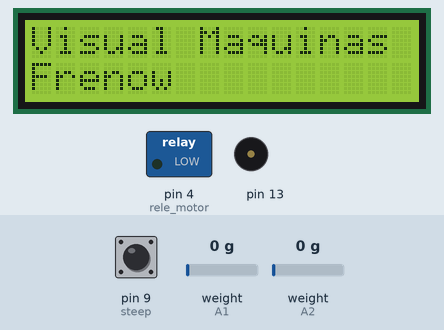
The sketch below on a simulated Arduino Uno, built with avr-gcc and run on an emulated ATmega328P. Parts: 16×2 character LCD, switched loads named in the sketch (green lamp = pin HIGH), buzzer (waves = sounding). The test bench sets the inputs (shaded band); at power-on: pin 9 (steep) HIGH, weight on the scale (sensors on A1, A2) 0 g. What the sketch prints to the serial monitor is not drawn.

Above: at 2.1 s.
At 8.3 s:
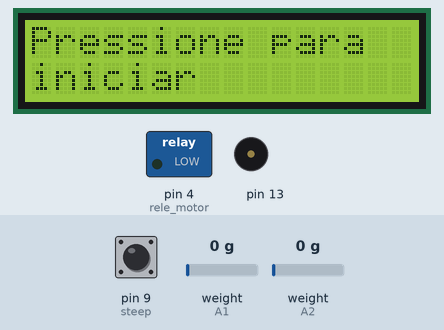
8.4 s: pin 9 (steep) pulled LOW for 3.2 s
At 10.2 s:
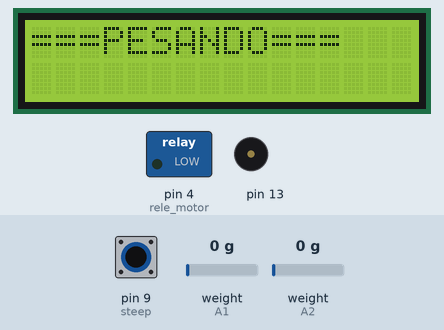
14.6 s: pin 9 (steep) pulled LOW for 0.15 s
At 15.7 s:
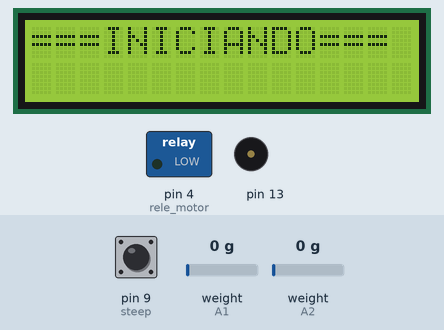
17.7 s: pin 9 (steep) pulled LOW for 3.2 s
At 31.3 s:
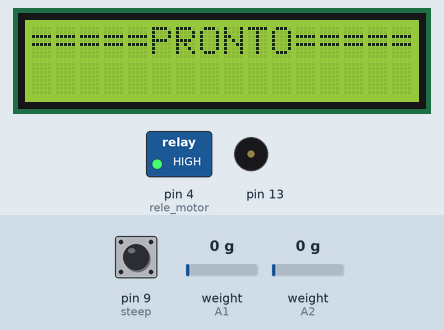
Timing chart, 0 to 39.0 s (numbered marks = the images above; inputs shaded):
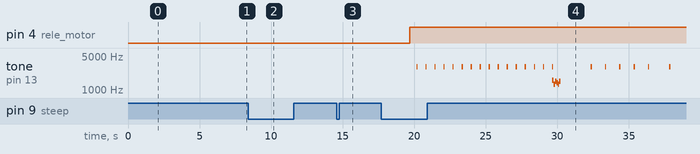

Measured:
- after the input at 8.4 s, the display: first changes at once (image 2 shows a later state)
- after the input at 14.6 s, the display: changes at once (image 3)
- after the input at 17.7 s, pin 4 (rele_motor): LOW → HIGH after 2.0 s; tone on pin 13: plays 2999 Hz for 0.09 s, 2999 Hz for 0.09 s, 2999 Hz for 0.09 s, 2999 Hz for 0.09 s, 2999 Hz for 0.09 s, 2999 Hz for 0.09 s … (28 notes in this stretch), starting after 2.5 s; the display: first changes after 2.0 s (image 4 shows a later state)
- what the display in image 0 shows lasts 5.0 s, from 2.1 s to 7.1 s

The sketch:

Luiz.ino
```cpp
//YWROBOT
//Compatible with the Arduino IDE 1.0
//Library version:1.1
#include "HX711.h"
#include <Wire.h>
#include <LiquidCrystal_I2C.h>

HX711 BL1(A1, A0);		// parameter "gain" is ommited; the default value 128 is used by the library
HX711 BL2(A2, A3);

LiquidCrystal_I2C lcd(0x27,16,2);  // set the LCD address to 0x20 for a 16 chars and 2 line display


int rele_motor = 4;
int steep = 9;
float C1 = 117.75;
double C2 = 8.7;
unsigned long int peso_moto=70334;
unsigned long int F_frenagem = 185;
float porc1 = 0;
float porc2 = 0;


void setup()
{
  Serial.begin(9600);

  pinMode(steep,INPUT_PULLUP);
  pinMode(rele_motor,OUTPUT);
  BL1.set_scale(C1);
  BL1.tare();
  BL2.set_scale(C2);
  BL2.tare();
  lcd.init();                      // initialize the lcd

  // Print a message to the LCD.
  lcd.backlight();
  lcd.clear();
  lcd.print("Visual Maquinas");
  lcd.setCursor(0,1);
  lcd.print("Frenow");
  delay(5000);

  lcd.clear();
  lcd.setCursor(0,0);
  lcdprint("Pressione para",0,0);
  lcdprint("iniciar",1,0);

}

void loop()
{

  if(!digitalRead(steep)){

    lcdprint("RODA DIANTEIRA",0,0);
    lcdprint("PARA PESAGEM",1,0);
    delay(1000);
    while(digitalRead(steep)){
    }

    config_peso();
    lcd.clear();

    lcdprint("Pressione para",0,0);
    lcdprint("continuar",1,0);


    while(digitalRead(steep)){
    }
    inicia(1);
    //---------------------------------------2 RODA
    delay(5000);

    lcd.clear();

    lcdprint("PRESSIONE PARA",0,0);
    lcdprint("PROSSEGUIR",1,0);

    lcd.clear();

    lcdprint("RODA TRASEIRA",0,0);
    lcdprint("PARA PESAGEM",1,0);
    delay(1000);
    while(digitalRead(steep)){
    }

    config_peso();
    lcd.clear();

    lcdprint("Pressione para",0,0);
    lcdprint("continuar",1,0);


    while(digitalRead(steep)){
    }
    inicia(0);

    delay(2000);

    lcd.clear();
    float total = porc1 + porc2;
    lcdprint("Ef total: ",0,0);
    lcd.print(total);
    lcdprint((total>50?"APROVADO":"REPROVADO"),1,0);
    while(1){}


  }


  //inicia();

  //while(1){}
  /*
  double peso = _getpeso(0);
   double peso2 = _getpeso(1);

   lcd.clear();
   lcd.setCursor(0,0);
   lcd.print("BL1: ");
   lcd.print(peso);
   lcd.setCursor(0,1);
   lcd.print("BL2: ");
   lcd.print(peso2);
   delay(500);
   */
}

void inicia(int x){
  lcd.clear();
  lcdprint("===INICIANDO===",0,0);
  delay(5000);
  lcdprint((x?"RODA DIANTEIRA":"RODA TRASEIRA"),0,0);
  lcdprint("NO FRENOMETRO",1,0);
  while(digitalRead(steep)){
  }

  lcd.clear();
  lcd.setCursor(0,0);
  lcd.print("Iniciar o teste");
  lcd.setCursor(0,1);
  lcd.print("de Frenagem");
  while(digitalRead(steep)){
  }


  lcd.clear();
  digitalWrite(rele_motor,1);
  acelera(10);
  delay(1000);
  freia(5);
  leitura(0);
  digitalWrite(rele_motor,0);
  calcula(x);
}

void calcula(int y){
  lcd.clear();
  lcdprint("=====RESULTADO=====",0,0);
  lcdprint("Efic: ",1,0);
  unsigned long int M =F_frenagem*24;
  Serial.print("M = >");
  Serial.println(M);
  Serial.print("peso_moto = >");
  Serial.println(peso_moto);

  float A = (float(M)/float(peso_moto));
  Serial.print("A == >");
  Serial.println(A,4);

  float porcentagem = A*100;
  Serial.print("% == >");
  Serial.println(porcentagem);
  lcd.setCursor(6,1);
  lcd.print(porcentagem);
  lcd.print("%");
  porc1 = (y?porcentagem:porc1);
  porc2 = (!y?porcentagem:porc2);

}

void lcdprint(String txt,int linha,int coluna){
  lcd.setCursor(coluna,linha);
  lcd.print(txt);
}


double _getpeso(int x){
  double peso = 0;
  if (!x){
    BL1.power_up();
    peso = BL1.get_units(10);
    BL1.power_down();			        // put the ADC in sleep mode
  }
  else{
    BL2.power_up();
    peso = BL2.get_units(10);
    BL2.power_down();
  }

  Serial.println(peso);
  //return peso;
  return (peso<0?0:peso);
}
```

carrega.ino
```cpp
byte p1[8] = {0x10,0x10,0x10,0x10,0x10,0x10,0x10,0x10};
byte p2[8] = {0x18,0x18,0x18,0x18,0x18,0x18,0x18,0x18};
byte p3[8] = {0x1C,0x1C,0x1C,0x1C,0x1C,0x1C,0x1C,0x1C};
byte p4[8] = {0x1E,0x1E,0x1E,0x1E,0x1E,0x1E,0x1E,0x1E};
byte p5[8] = {0x1F,0x1F,0x1F,0x1F,0x1F,0x1F,0x1F,0x1F};

int buz = 7;


void carrega(){
  pinMode(buz,OUTPUT);
  lcd.createChar(0, p1);
  lcd.createChar(1, p2);
  lcd.createChar(2, p3);
  lcd.createChar(3, p4);
  lcd.createChar(4, p5);

}

void bip(){
tone(13,1599,100);delay(100);tone(13,1299,100);delay(100);
tone(13,1499,100);delay(100);tone(13,1399,100);delay(100);
tone(13,1299,100);delay(100);tone(13,1499,100);delay(1000);
}


void acelera(int tempo) {
float _delay = (10*15.625);

int celula = 0;
lcd.clear();
lcdprint("===ACELERANDO===",0,0);

   for(int j=0;j<16;j++){
   for(int i=1;i<=4;i++){
         lcd.setCursor(celula, 1);
         lcd.write(i);
         if (i == 4){celula++;tone(13,2999,90);}
         if ((i==4)&&(celula==16)){
           lcdprint("=====PRONTO=====",0,0);
             bip();
            celula=0;
         }
         delay(_delay);
    }
}

}


void freia(int tempo){
 lcd.clear();
 lcdprint("====FRENAGEM====",0,0);
 lcdprint("Freios em t = ",1,0);

 while(tempo != 0){
   tone(13,2999,90);
   lcdprint(String(tempo),1,14);
   delay(1000);
   tempo --;
 }
}

 unsigned long int mediana(unsigned long int *valores){
   unsigned long int arrumado[31];

 for (int i = 0 ;i<31;i++){
   if (valores[i] <= valores[0]){

   }
 }


 }
```

outros.ino
```cpp
void config_peso(){
  lcd.clear();
//  lcdprint("INSIRA A MOTO",0,0);
//  lcdprint("PARA PESAGEM",1,0);
//  while(digitalRead(sensor_moto)){
//  }
//  lcd.clear();
  lcdprint("===PESANDO===",0,0);
  delay(3000);

  peso_moto = _getpeso(1);

  Serial.print("PESO DA MOTO == > ");
  Serial.println(peso_moto);
}


void leitura(int tempo){
  float _delay = (10*15.625);

  int celula = 0;
  lcd.clear();
  lcdprint("===FREANDO===",0,0);

  for(int j=0;j<16;j++){
    for(int i=1;i<=4;i++){
      lcd.setCursor(celula, 1);
      lcd.write(i);
      if (i == 4){
        celula++;
        tone(13,2999,90);
        F_frenagem = _getpeso(0);
      }
      if ((i==4)&&(celula==16)){
        lcdprint("=====PRONTO=====",0,0);
        bip();
        celula=0;
        Serial.print("PESO MOTOR ==> ");
        Serial.println(F_frenagem);
      }
      delay(_delay);
    }
  }

 /*
 for (int i = 0 ;i<31;i++){
   F_frenagem[i] = _getpeso(0);
 }

 mediana(F_frenagem);
*/

}
```
